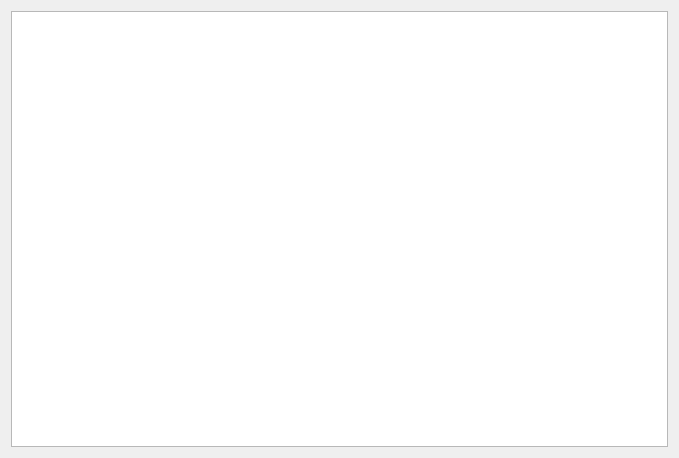
<?xml version="1.0" encoding="UTF-8"?>
<ui version="4.0">
 <class>showvehiclewindow</class>
 <widget class="QDialog" name="showvehiclewindow">
  <property name="geometry">
   <rect>
    <x>0</x>
    <y>0</y>
    <width>679</width>
    <height>458</height>
   </rect>
  </property>
  <property name="windowTitle">
   <string>Dialog</string>
  </property>
  <layout class="QVBoxLayout" name="verticalLayout">
   <item>
    <widget class="QTableWidget" name="tabela_pojazdow"/>
   </item>
  </layout>
 </widget>
 <resources/>
 <connections/>
</ui>
